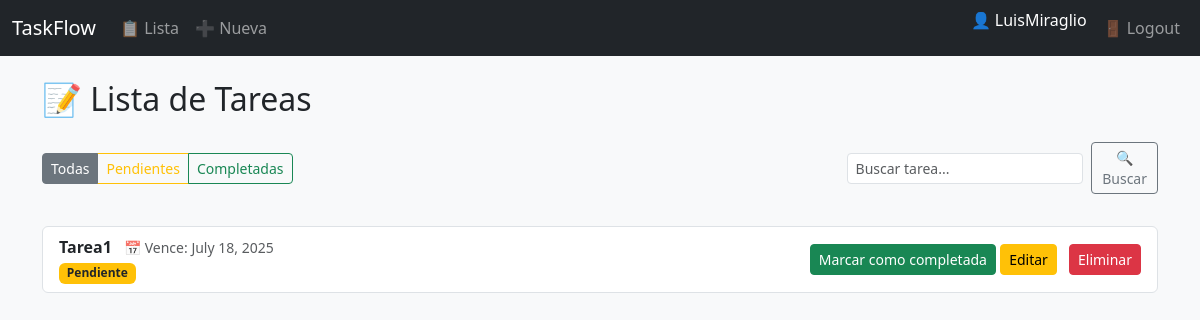
Before: / (signed in) with the older database file.
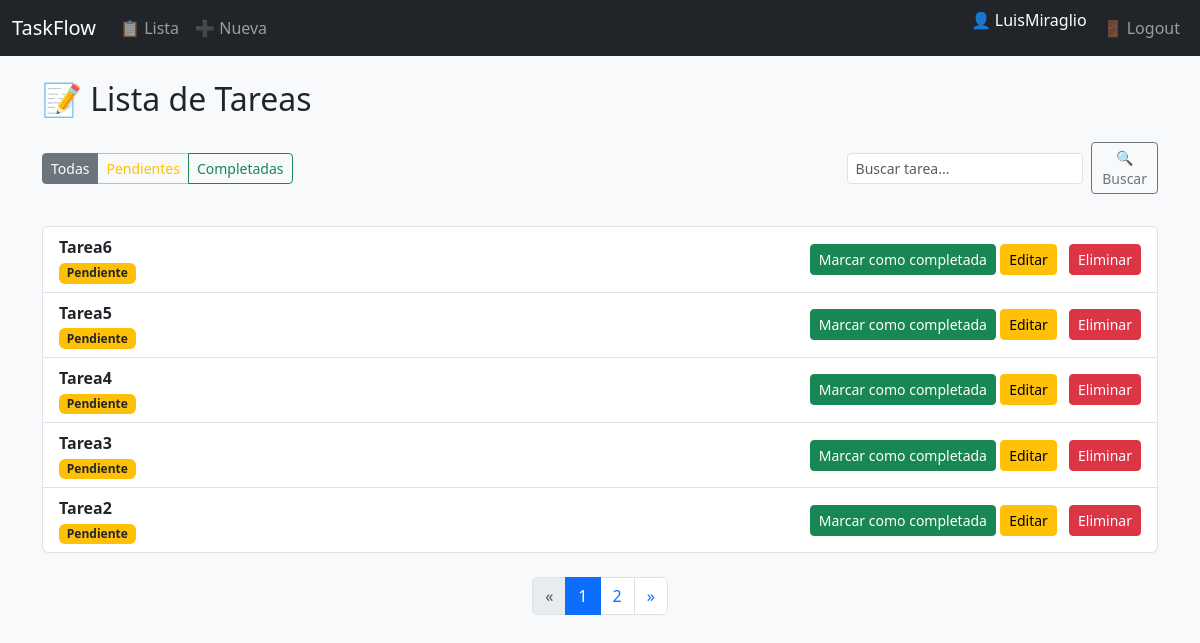
After: the same page with the newer database file.
### tareas/models.py (models this page shows, shortened)
class Tarea(models.Model):
    titulo = models.CharField(max_length=200)
    descripcion = models.TextField(blank=True)
    completada = models.BooleanField(default=False)
    creada = models.DateTimeField(auto_now_add=True)
    fecha_vencimiento = models.DateField(null=True, blank=True)

### tareas/views.py (the view)
# urls.py: path('', lista_tareas, name='lista_tareas'),  # /tareas/
@login_required
def lista_tareas(request):
    estado = request.GET.get("estado")
    buscar = request.GET.get("buscar", "").strip()
    tareas = Tarea.objects.all()
    if estado == "pendiente":
        tareas = tareas.filter(completada=False)
    elif estado == "completada":
        tareas = tareas.filter(completada=True)
    if buscar:
        tareas = tareas.filter(titulo__icontains=buscar)
    tareas = tareas.order_by('-id')  # o 'creada' si tenés ese campo
    paginator = Paginator(tareas, 5)
    page_number = request.GET.get('page')
    page_obj = paginator.get_page(page_number)
    return render(request, 'tareas/lista_tareas.html', {
        'tareas': page_obj,
        'page_obj': page_obj,
        'estado': estado,
        'buscar': buscar,
    })

### tareas/templates/tareas/lista_tareas.html (shortened to what this page needs)
{% extends 'tareas/base.html' %}
{% block content %}
<h2 class="mb-4">📝 Lista de Tareas</h2>
<div class="d-flex flex-wrap justify-content-between align-items-center mb-4">
  <div class="btn-group mb-2">
    <a href="{% url 'lista_tareas' %}" class="btn btn-outline-secondary btn-sm {% if not estado %}active{% endif %}">Todas</a>
    <a href="?estado=pendiente&buscar={{ buscar }}" class="btn btn-outline-warning btn-sm {% if estado == 'pendiente' %}active{% endif %}">Pendientes</a>
    <a href="?estado=completada&buscar={{ buscar }}" class="btn btn-outline-success btn-sm {% if estado == 'completada' %}active{% endif %}">Completadas</a>
  </div>
  <form method="get" class="d-flex align-items-center mb-2" style="max-width: 350px;">
    <input type="text" name="buscar" placeholder="Buscar tarea..." value="{{ buscar }}" class="form-control form-control-sm me-2">
    <button class="btn btn-sm btn-outline-secondary" type="submit">🔍 Buscar</button>
  </form>
</div>
<ul class="list-group">
  {% for tarea in tareas %}
    <li class="list-group-item d-flex justify-content-between align-items-center">
      <div>
        <strong>{{ tarea.titulo }}</strong>
        {% if tarea.fecha_vencimiento %}
          <small class="text-muted ms-2">📅 Vence: {{ tarea.fecha_vencimiento }}</small>
        {% endif %}
        <br>
        {% if tarea.completada %}
          <span class="badge bg-success">Completada</span>
        {% else %}
          <span class="badge bg-warning text-dark">Pendiente</span>
        {% endif %}
      </div>
      <div>
        {% if tarea.completada %}
          <a href="{% url 'cambiar_estado' tarea.id %}" class="btn btn-warning btn-sm">Marcar como pendiente</a>
        {% else %}
          <a href="{% url 'cambiar_estado' tarea.id %}" class="btn btn-success btn-sm">Marcar como completada</a>
        {% endif %}
        <a href="{% url 'editar_tarea' tarea.id %}" class="btn btn-sm btn-warning">Editar</a>
        <a href="{% url 'eliminar_tarea' tarea.id %}" class="btn btn-danger btn-sm ms-2">Eliminar</a>
      </div>
    </li>
  {% empty %}
    <li class="list-group-item">No hay tareas aún.</li>
  {% endfor %}
</ul>
{% if page_obj.has_other_pages %}
<nav aria-label="Paginación de tareas" class="mt-4">
  <ul class="pagination justify-content-center">
    {% if page_obj.has_previous %}
      <li class="page-item">
        <a class="page-link" href="?{% if estado %}estado={{ estado }}&{% endif %}{% if buscar %}buscar={{ buscar }}&{% endif %}page={{ page_obj.previous_page_number }}" aria-label="Anterior">
          <span aria-hidden="true">&laquo;</span>
        </a>
      </li>
    {% else %}
      <li class="page-item disabled"><span class="page-link">&laquo;</span></li>
    {% endif %}
    {% for num in page_obj.paginator.page_range %}
      {% if page_obj.number == num %}
        <li class="page-item active"><span class="page-link">{{ num }}</span></li>
      {% else %}
        <li class="page-item"><a class="page-link" href="?{% if estado %}estado={{ estado }}&{% endif %}{% if buscar %}buscar={{ buscar }}&{% endif %}page={{ num }}">{{ num }}</a></li>
      {% endif %}
    {% endfor %}
    {% if page_obj.has_next %}
      <li class="page-item">
        <a class="page-link" href="?{% if estado %}estado={{ estado }}&{% endif %}{% if buscar %}buscar={{ buscar }}&{% endif %}page={{ page_obj.next_page_number }}" aria-label="Siguiente">
          <span aria-hidden="true">&raquo;</span>
        </a>
      </li>
    {% else %}
      <li class="page-item disabled"><span class="page-link">&raquo;</span></li>
    {% endif %}
  </ul>
</nav>
{% endif %}
{% endblock %}

### tareas/templates/tareas/base.html (shortened to what this page needs)
{% load static %}
<!DOCTYPE html>
<html lang="es">
<head>
  <link href="https://cdn.jsdelivr.net/npm/bootstrap@5.3.3/dist/css/bootstrap.min.css" rel="stylesheet">
</head>
<body class="bg-light">
  <nav class="navbar navbar-expand-lg navbar-dark bg-dark">
    <div class="container-fluid">
      <a class="navbar-brand" href="{% url 'lista_tareas' %}">TaskFlow</a>
      <div class="collapse navbar-collapse justify-content-between" id="navbarNav">
        <ul class="navbar-nav me-auto">
          {% if user.is_authenticated %}
            <li class="nav-item">
              <a class="nav-link" href="{% url 'lista_tareas' %}">📋 Lista</a>
            </li>
            <li class="nav-item">
              <a class="nav-link" href="{% url 'crear_tarea' %}">➕ Nueva</a>
            </li>
          {% endif %}
        </ul>
        <ul class="navbar-nav">
          {% if user.is_authenticated %}
            <li class="nav-item">
              <span class="navbar-text text-white me-2">
                👤 {{ user.username }}
              </span>
            </li>
            <li class="nav-item">
              <a class="nav-link" href="{% url 'logout' %}">🚪 Logout</a>
            </li>
          {% else %}
            <li class="nav-item">
              <a class="nav-link" href="{% url 'login' %}">🔑 Login</a>
            </li>
          {% endif %}
        </ul>
      </div>
    </div>
  </nav>
  <div class="container mt-4">
    {% block content %}{% endblock %}
  </div>
</body>
</html>

Changed rows visible on the page:
removed Tarea: titulo "Tarea1", fecha_vencimiento "July 18, 2025", completada "Pendiente"
added Tarea: titulo "Tarea6", completada "Pendiente"
added Tarea: titulo "Tarea5", completada "Pendiente"
added Tarea: titulo "Tarea4", completada "Pendiente"
added Tarea: titulo "Tarea3", completada "Pendiente"
added Tarea: titulo "Tarea2", completada "Pendiente"
Other visible differences:
new list line: "1"
new list line: "2"
